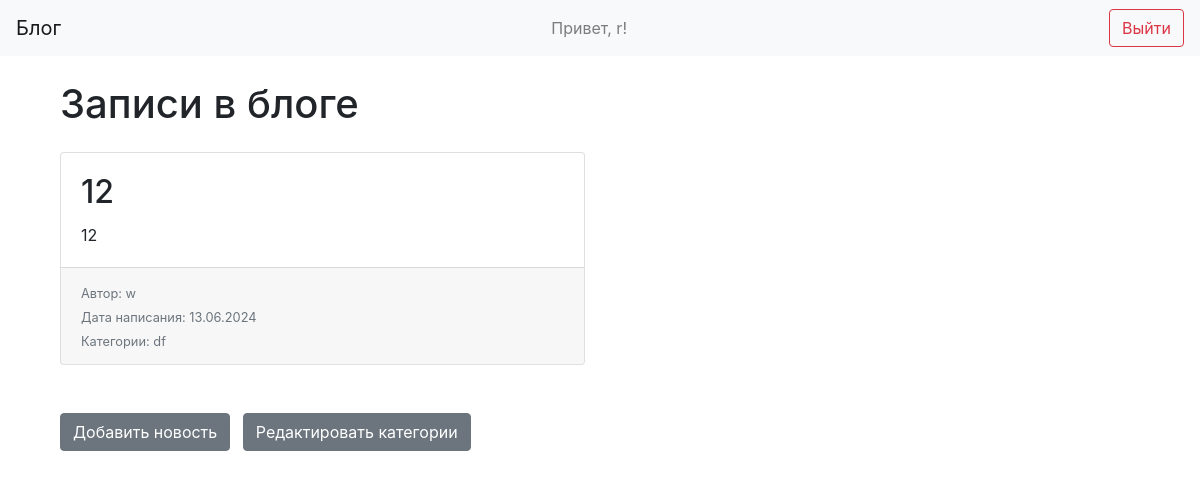
The page / (signed in) on the database as committed earlier.
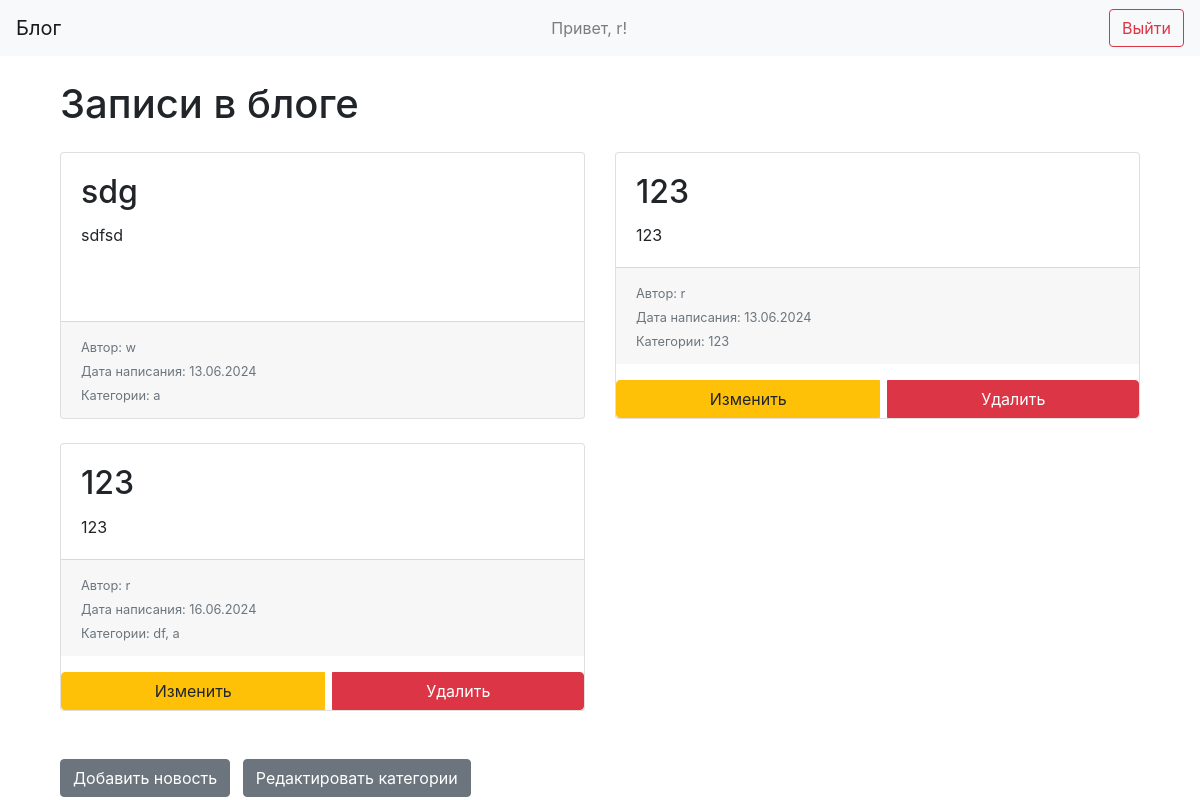
The same page on the database as committed later.
### data/news.py (models this page shows)
class News(SqlAlchemyBase):
    __tablename__ = 'news'
    id = sqlalchemy.Column(sqlalchemy.Integer, primary_key=True, autoincrement=True)
    title = sqlalchemy.Column(sqlalchemy.String, nullable=True)
    content = sqlalchemy.Column(sqlalchemy.String, nullable=True)
    created_date = sqlalchemy.Column(sqlalchemy.DateTime, default=datetime.datetime.now)
    is_private = sqlalchemy.Column(sqlalchemy.Boolean, default=True)
    user_id = sqlalchemy.Column(sqlalchemy.Integer, sqlalchemy.ForeignKey("users.id"))
    user = orm.relationship('User')
    categories = orm.relationship("Category", secondary="association", backref="news")

### data/users.py (models this page shows, shortened)
class User(SqlAlchemyBase, UserMixin):
    __tablename__ = 'users' # чтобы обозначить, что User — не обычный класс, а именно класс модели, его необходимо унаследовать от объекта класса SqlAlchemyBase
    id = sqlalchemy.Column(sqlalchemy.Integer, primary_key=True, autoincrement=True)
    name = sqlalchemy.Column(sqlalchemy.String, nullable=True)
    about = sqlalchemy.Column(sqlalchemy.String, nullable=True)
    email = sqlalchemy.Column(sqlalchemy.String,index=True, unique=True, nullable=True)
    hashed_password = sqlalchemy.Column(sqlalchemy.String, nullable=True)
    created_date = sqlalchemy.Column(sqlalchemy.DateTime,default=datetime.datetime.now)
    news = orm.relationship("News", back_populates='user')

### data/category.py (models this page shows)
class Category(SqlAlchemyBase):
    __tablename__ = 'category'
    id = sqlalchemy.Column(sqlalchemy.Integer, primary_key=True, autoincrement=True)
    name = sqlalchemy.Column(sqlalchemy.String, nullable=True)

### main.py (the view)
@app.route("/")
def index():
    db_sess = db_session.create_session()
    if current_user.is_authenticated:
        news = db_sess.query(News).filter((News.user == current_user) | (News.is_private != True))
    else:
        news = db_sess.query(News).filter(News.is_private != True)
    return render_template("index.html", news=news)

### data/db_session.py (called while the page is built)
def create_session() -> Session: # нужна для получения сессии подключения к нашей базе данных
    global __factory
    return __factory()

### main.py (called while the page is built)
@login_manager.user_loader
def load_user(user_id):
    db_sess = db_session.create_session()
    return db_sess.query(User).get(user_id)

### templates/index.html
{% extends "base.html" %}
{% block content %}
<div class="container">
    <h1 class="mb-4">Записи в блоге</h1>
    <div class="row">
        {% for item in news %}
        <div class="col-md-6 mb-4">
            <div class="card h-100">
                <div class="card-body">
                    <h2 class="card-title">{{ item.title }}</h2>
                    <p class="card-text">{{ item.content }}</p>
                </div>
                <div class="card-footer">
                    <small class="text-muted">Автор: {{ item.user.name }}</small><br>
                    <small class="text-muted">Дата написания: {{ item.created_date.strftime('%d.%m.%Y') }}</small><br>
                    <small class="text-muted">Категории:
                        {% for category in item.categories %}
                            {{ category.name }}{% if not loop.last %}, {% endif %}
                        {% endfor %}
                    </small>
                </div>
                {% if current_user.is_authenticated and current_user == item.user %}
                <div class="btn-group mt-3" role="group">
                    <a href="/news/{{ item.id }}" class="btn btn-warning mr-2">Изменить</a>
                    <a href="/news_delete/{{ item.id }}" class="btn btn-danger">Удалить</a>
                </div>
                {% endif %}
            </div>
        </div>
        {% endfor %}
        {% if current_user.is_authenticated %}
        <div class="col-12">
            <a href="/news" class="btn btn-secondary mt-4 mr-2">Добавить новость</a>
            <a href="/categories" class="btn btn-secondary mt-4">Редактировать категории</a>
        </div>
        {% endif %}
    </div>
</div>
{% endblock %}

Rows that differ between the two databases and show on the page:
removed News: title "12", content "12", user.name "w", created_date "13.06.2024", Category (name "df")
added News: title "sdg", content "sdfsd", user.name "w", created_date "13.06.2024"
now on this page (row unchanged): Category: name "a"
added News: title "123", content "123", user.name "r", created_date "13.06.2024"
added Category: name "123"
added News: title "123", content "123", user.name "r", created_date "16.06.2024", Category (name "df")
